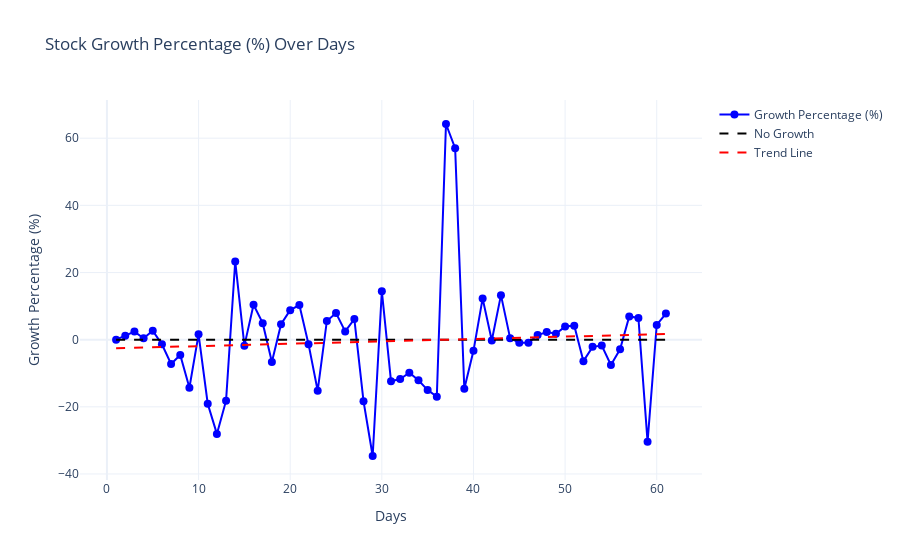

Notebook source saved alongside this figure:
### Code cell
fig = plot_percentage_growth(
    df_ts_growth_perc, 
    y_column="percentage_growth", 
    x_name="Days", 
    y_name="Growth Percentage (%)", 
    percentage_growth=True, 
    slope=slope,
    intercept=intercept
)

### Figure 1 — Plotly figure (JSON) as saved in the notebook; plotly's stock layout.template omitted (floating-point values rounded to 4 significant figures)
{"data": [{"line": {"color": "blue"}, "marker": {"size": 8}, "mode": "lines+markers", "name": "Growth Percentage (%)", "type": "scatter", "x": [1, 2, 3, 4, 5, 6, 7, 8, 9, 10, 11, 12, 13, 14, 15, 16, 17, 18, 19, 20, 21, 22, 23, 24, 25, 26, 27, 28, 29, 30, 31, 32, 33, 34, 35, 36, 37, 38, 39, 40, 41, 42, 43, 44, 45, 46, 47, 48, 49, 50, 51, 52, 53, 54, 55, 56, 57, 58, 59, 60, 61], "y": [0, 1.165, 2.408, 0.409, 2.648, -1.389, -7.243, -4.555, -14.32, 1.592, -19.06, -28.06, -18.16, 23.29, -1.778, 10.41, 4.918, -6.641, 4.603, 8.8, 10.29, -1.333, -15.2, 5.578, 7.925, 2.448, 6.143, -18.33, -34.65, 14.46, -12.37, -11.71, -9.864, -12.08, -15.02, -16.97, 64.23, 57.04, -14.62, -3.315, 12.29, -0.2545, 13.27, 0.4504, -0.8969, -0.905, 1.37, 2.252, 1.762, 3.896, 4.167, -6.4, -2.137, -1.747, -7.556, -2.885, 6.931, 6.481, -30.43, 4.375, 7.784]}, {"line": {"color": "black", "dash": "dash"}, "mode": "lines", "name": "No Growth", "type": "scatter", "x": [1, 2, 3, 4, 5, 6, 7, 8, 9, 10, 11, 12, 13, 14, 15, 16, 17, 18, 19, 20, 21, 22, 23, 24, 25, 26, 27, 28, 29, 30, 31, 32, 33, 34, 35, 36, 37, 38, 39, 40, 41, 42, 43, 44, 45, 46, 47, 48, 49, 50, 51, 52, 53, 54, 55, 56, 57, 58, 59, 60, 61], "y": [0, 0, 0, 0, 0, 0, 0, 0, 0, 0, 0, 0, 0, 0, 0, 0, 0, 0, 0, 0, 0, 0, 0, 0, 0, 0, 0, 0, 0, 0, 0, 0, 0, 0, 0, 0, 0, 0, 0, 0, 0, 0, 0, 0, 0, 0, 0, 0, 0, 0, 0, 0, 0, 0, 0, 0, 0, 0, 0, 0, 0]}, {"line": {"color": "red", "dash": "dash"}, "mode": "lines", "name": "Trend Line", "type": "scatter", "x": [1, 61], "y": [-2.554, 1.685]}], "layout": {"title": {"text": "Stock Growth Percentage (%) Over Days"}, "xaxis": {"title": {"text": "Days"}}, "yaxis": {"title": {"text": "Growth Percentage (%)"}}}}
